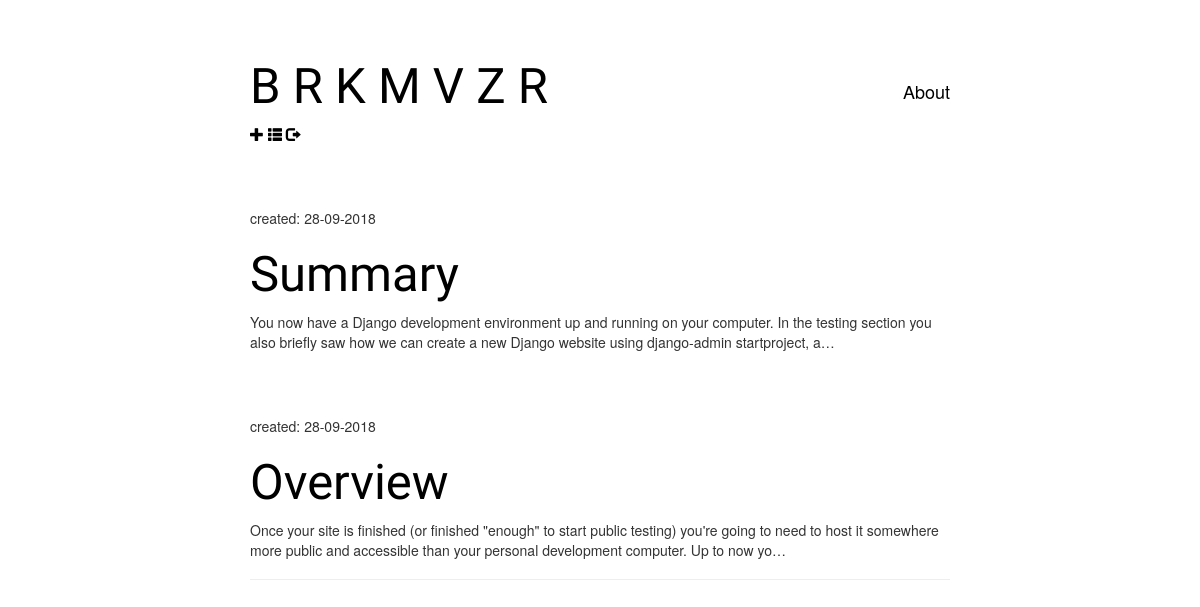
Page /drafts/ (signed in) on the committed database.
### blog/models.py (models this page shows, shortened)
class Post(models.Model):
    author = models.ForeignKey('auth.User', on_delete=models.CASCADE)
    title = models.CharField(max_length=200)
    text = models.TextField()
    created_date = models.DateTimeField(
                   default=timezone.now)
    published_date = models.DateTimeField(
                     blank=True, null=True)

### blog/views.py (the view)
# urls.py: path('drafts/', views.post_draft_list, name='post_draft_list'),
@login_required
def post_draft_list(request):
    posts = Post.objects.filter(published_date__isnull=True).order_by('created_date')
    return render(request, 'blog/post_draft_list.html', {'posts': posts})

### blog/templates/blog/post_draft_list.html
{% extends 'blog/base.html' %}
{% block content %}
    {% for post in posts %}
        <div class="post">
            <p class="date">created: {{ post.created_date|date:'d-m-Y' }}</p>
            <h1><a href="{% url 'post_detail' pk=post.pk %}">{{ post.title }}</a></h1>
            <p>{{ post.text|truncatechars:200 }}</p>
        </div>
    {% endfor %}
{% endblock %}

### blog/static/css/blogtwo.css (style rules this page uses)
body { text-align: center; }
.post { margin-top: 8vh; }
h1 { color:black; font-family: 'Jua', sans-serif; font-size: 3.5em; }
a { color: black; }

### rows in the picture
Post: created_date "28-09-2018", title "Summary", text "You now have a Django development environment up and running on your computer. In the testing section you also briefly saw how we can create a new Django website using django-admin startproject, a…"
Post: created_date "28-09-2018", title "Overview", text "Once your site is finished (or finished \"enough\" to start public testing) you're going to need to host it somewhere more public and accessible than your personal development computer. Up to now yo…"
